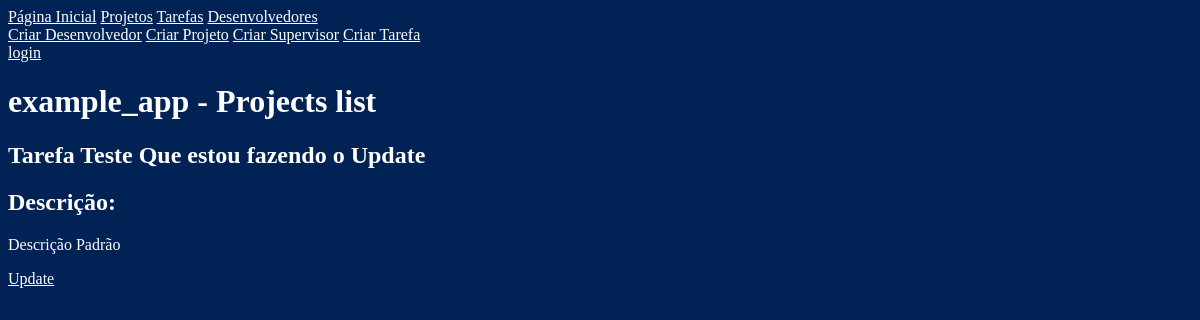
Page /detail_task_1 on the earlier database version.
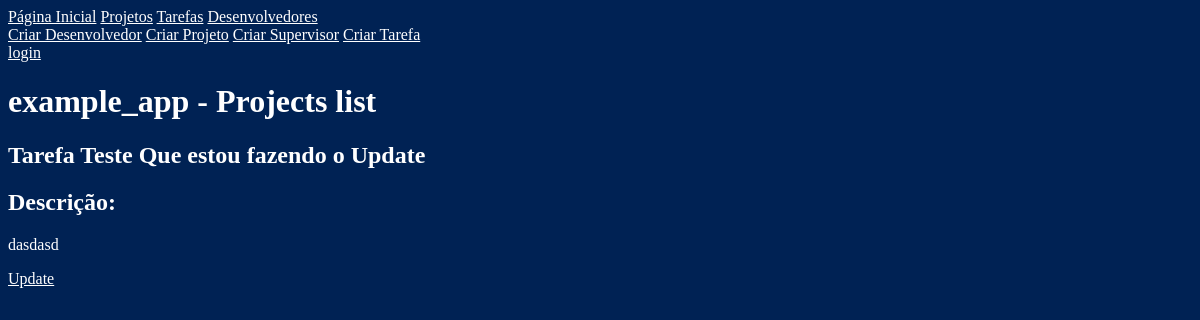
Same page on the later database version.
### example_app/models.py (models this page shows, shortened)
class Task(models.Model):
	title 			= models.CharField(max_length=100,verbose_name="Title")
	description 	= models.CharField(max_length=1000,verbose_name="Description")
	time_lapsed 	= models.IntegerField(verbose_name="Elapsed time",null=True,default=None,blank=True)
	importance  	= models.ForeignKey(Project,verbose_name="Project",null=True,default=None,blank=True)
	developers		= models.ManyToManyField(Developer, through="DeveloperWorkTask")

### example_app/views/detail_task.py (the view)
# urls.py: url(r'^project-detail-(?P<pk>\d+)$','example_app.views.project_detail.page',name='project_detail'),
def page(request,pk):
	checked_task = Task.objects.filter(id=pk)
	try:
		task = checked_task.get()
	except(Task.DoesNotExist,Task.MultipleObjectsReturned):
		return HttpResponseRedirect(reverse('index'))
	else:
		request.session['last_task'] = task.id
	return render(request,"detail_task.html",{'object':task})

### example_app/templates/detail_task.html (shortened to what this page needs)
{% extends "base.html" %}
{% block h1 %}
	{{ bloc.super }} Projects list
{% endblock %}
{% block article_content %}
	<h1>{{ object.title }}</h1>
	<h2>Descrição:</h2>
	<p>{{ object.description }}</p>
	<a href="{% url "update_task" object.id %}">Update</a>
{% endblock %}

Differences in the rows shown:
changed Task "Tarefa Teste Que estou fazendo o Update": description "Descrição Padrão" → "dasdasd"
